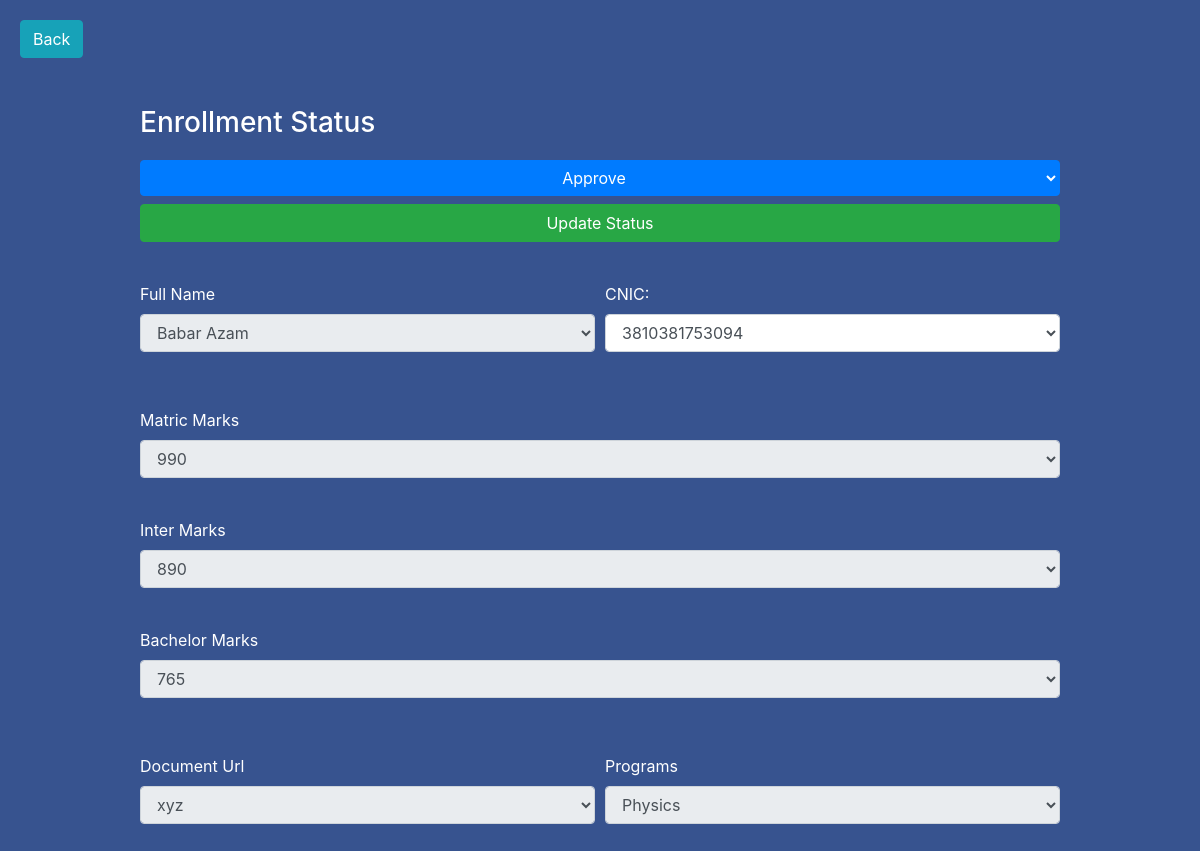
The page /status_student.php?upd=1 on the database its author committed.
### tables this page shows
CREATE TABLE `student` (
  `student_id` int(11) NOT NULL,
  `student_name` varchar(244) NOT NULL,
  `student_father` varchar(244) NOT NULL,
  `student_cnic` varchar(244) NOT NULL,
  `student_address` varchar(244) NOT NULL,
  `student_programs` varchar(244) NOT NULL,
  `student_matric` varchar(244) NOT NULL,
  `student_intermediate` varchar(244) NOT NULL,
  `student_bise` varchar(244) NOT NULL,
  `student_bachelor` varchar(244) NOT NULL,
  `student_document` varchar(244) NOT NULL,
  `student_status` varchar(244) NOT NULL
);

### status_student.php (the view, shortened to what this page needs)
<!DOCTYPE html>
<html lang="en">
<head>
  <link rel="stylesheet" href="https://cdnjs.cloudflare.com/ajax/libs/font-awesome/4.7.0/css/font-awesome.min.css" />
  <link rel="stylesheet" href="https://cdn.jsdelivr.net/npm/bootstrap@4.6.1/dist/css/bootstrap.min.css" />
  <link rel="stylesheet" href="adminstyle.css" />
</head>
<body>
  <a href="submissions.php"><button class="btn btn-info btn-sync" style="margin-top: 20px; margin-left: 20px">
      Back
    </button></a>
  <div class="container text-white">
    <div class="row">
      <div class="col-lg-10 col-md-10 col-10 offset-lg-1 offset-md-1 offset-1 m-top-20">
        <div class="d-flex justify-content-left">
          <h3 class="text-left text-white pt-5 h3" style="margin-bottom: 20px">
            Enrollment Status
          </h3>
        </div>
        <form action="" method="post">
          <select class="btn btn-primary w-100" name="status" id="status">
            <option value="Approved">Approve</option>
          </select>
          <input type="submit" value="Update Status" name="save" class="btn btn-success w-100 mt-2">
          <div class="form-row">
            <div class="form-group col-md-6">
              <label for="inputEmail4">Full Name</label>
              <select name="name" class="form-control" id="name" placeholder="Full Name" readonly>
                <?php
                $conn = mysqli_connect('localhost', 'root', '', 'online_portal');
                $id = $_REQUEST['upd'];
                $result = mysqli_query($conn, "SELECT * FROM student WHERE student_id='$id'");
                $data = mysqli_fetch_assoc($result);
                ?>
                <option value=""><?php echo $data["student_name"] ?></option>
              </select>
            </div>
            <div class="form-group col-md-6">
              <label for="inputPassword4">CNIC:</label>
              <select name="cnic" class="form-control" id="cnic">
                <?php
                $conn = mysqli_connect('localhost', 'root', '', 'online_portal');
                $id = $_REQUEST['upd'];
                $result = mysqli_query($conn, "SELECT * FROM student WHERE student_id='$id'");
                $data = mysqli_fetch_assoc($result);
                ?>
                <option value=""><?php echo $data["student_cnic"] ?></option>
              </select>
            </div>
          </div>
          <div class="form-group">
            <label for="inputAddress">Matric Marks</label>
            <select name="matric" class="form-control" id="matric" placeholder="Matric Marks" readonly>
              <?php
              $conn = mysqli_connect('localhost', 'root', '', 'online_portal');
              $id = $_REQUEST['upd'];
              $result = mysqli_query($conn, "SELECT * FROM student WHERE student_id='$id'");
              $data = mysqli_fetch_assoc($result);
              ?>
              <option value=""><?php echo $data["student_matric"] ?></option>
            </select>
          </div>
          <div class="form-group">
            <label for="inputAddress2">Inter Marks</label>
            <select name="intermediate" class="form-control" id="intermediate" placeholder="Inter Marks" readonly>
              <?php
              $conn = mysqli_connect('localhost', 'root', '', 'online_portal');
              $id = $_REQUEST['upd'];
              $result = mysqli_query($conn, "SELECT * FROM student WHERE student_id='$id'");
              $data = mysqli_fetch_assoc($result);
              ?>
              <option value=""><?php echo $data["student_intermediate"] ?></option>
            </select>
          </div>
          <div class="form-group">
            <label for="inputAddress2">Bachelor Marks</label>
            <select name="bachelor" class="form-control" id="bachelor" placeholder="Bachelor Marks" readonly>
              <?php
              $conn = mysqli_connect('localhost', 'root', '', 'online_portal');
              $id = $_REQUEST['upd'];
              $result = mysqli_query($conn, "SELECT * FROM student WHERE student_id='$id'");
              $data = mysqli_fetch_assoc($result);
              ?>
              <option value=""><?php echo $data["student_bachelor"] ?></option>
            </select>
          </div>
          <div class="form-row">
            <div class="form-group col-md-6">
              <label for="inputCity">Document Url</label>
              <select name="document" class="form-control" id="document" placeholder="" readonly>
                <?php
                $conn = mysqli_connect('localhost', 'root', '', 'online_portal');
                $id = $_REQUEST['upd'];
                $result = mysqli_query($conn, "SELECT * FROM student WHERE student_id='$id'");
                $data = mysqli_fetch_assoc($result);
                ?>
                <option value=""><?php echo $data["student_document"] ?></option>
              </select>
            </div>
            <div class="form-group col-md-6">
              <label for="inputCity">Programs</label>
              <select name="programs" class="form-control" id="programs" placeholder="" readonly>
                <?php
                $conn = mysqli_connect('localhost', 'root', '', 'online_portal');
                $id = $_REQUEST['upd'];
                $result = mysqli_query($conn, "SELECT * FROM student WHERE student_id='$id'");
                $data = mysqli_fetch_array($result)
                ?>
                <option value="<?php echo $data["student_id"] ?>"><?php echo $data["student_programs"] ?></option>
              </select>
            </div>
          </div>
        </form>
      </div>
    </div>
  </div>
</body>
</html>

### adminstyle.css (style rules this page uses)
body { margin: 0; padding: 0; background-color: #37538f; height: 100vh; }
.container { height: 100vh!important; width: 100%!important; }
.form-group { margin-bottom: 1rem; margin-top: 40px; }

### rows shown on the page
student: name "Babar Azam", cnic "3810381753094", matric "990", intermediate "890", bachelor "765", document "xyz", programs "Physics"
